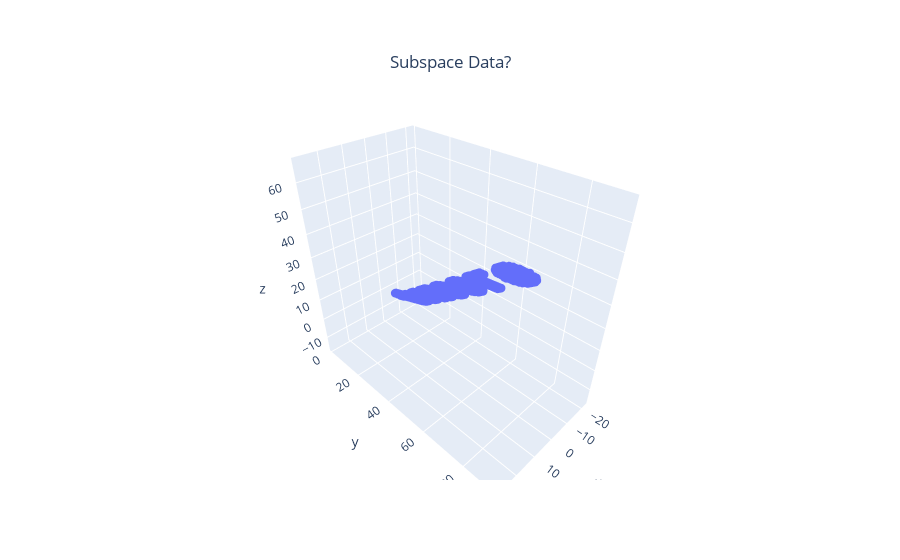

The cell this chart's notebook holds for it:
### Code cell
# CELL 2
Nd = 3 # dimension of the ambient space to which data will be projected
B = np.random.rand(Nd,2) # generate a random basis
ND_Data = B@T1 # convert or project 2D data points to Np Dimensions, in other words project data points onto a plane in some Np-Dimensional space
# we start with 3 dimensions so that we can view
# let's view the projected text in 3D
CMe(ND_Data)

### Figure 1 — Plotly figure (JSON) as saved in the notebook; plotly's stock layout.template omitted (floating-point values rounded to 4 significant figures; data arrays with more than 128 entries replaced by an {"elided": "..."} marker saying what was removed)
{"data": [{"marker": {"size": 3}, "mode": "markers", "name": "Plane", "type": "scatter3d", "x": {"elided": "932 float values"}, "y": {"elided": "932 float values"}, "z": {"elided": "932 float values"}}], "layout": {"title": {"text": "Subspace Data?", "x": 0.5, "xanchor": "center", "y": 0.9, "yanchor": "top"}}}
